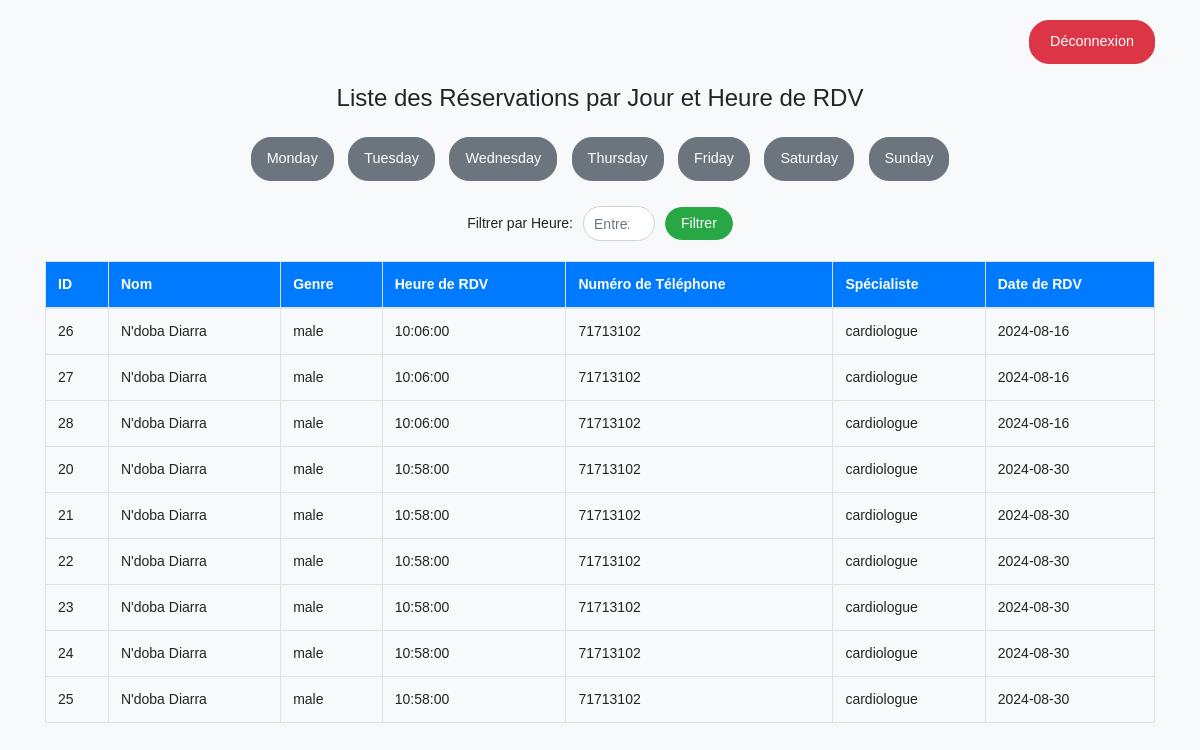
/vue.php?day=Friday, run on the app's committed database.
### tables this page shows
CREATE TABLE `users` (
  `id` int(11) NOT NULL,
  `appointment_for` enum('myself','someone_else') NOT NULL,
  `name` varchar(100) NOT NULL,
  `gender` enum('male','female') NOT NULL,
  `phone_number` varchar(15) NOT NULL,
  `birthdate` int(11) NOT NULL,
  `birth_month` enum('Jan','Feb','Mar','Apr','May','Jun','Jul','Aug','Sep','Oct','Nov','Dec') NOT NULL,
  `birth_year` int(11) NOT NULL,
  `birth_day` int(11) NOT NULL,
  `specialist` varchar(100) NOT NULL,
  `symptoms` text NOT NULL,
  `appointment_date` date NOT NULL,
  `appointment_time` time NOT NULL,
  `created_at` timestamp NOT NULL DEFAULT current_timestamp()
);

### vue.php (the view, shortened to what this page needs)
<?php
require_once 'connexiondb.php';
$selectedDay = isset($_GET['day']) ? $_GET['day'] : null;
$sql = "SELECT id, name, gender, appointment_time, phone_number, specialist, appointment_date FROM users WHERE 1=1";
if ($selectedDay) {
    $sql .= " AND DAYNAME(appointment_date) = '$selectedDay'";
}
$sql .= " ORDER BY appointment_time ASC";
$result = $conn->query($sql);
?>
<!DOCTYPE html>
<html lang="fr">
<head>
    <link rel="stylesheet" href="https://stackpath.bootstrapcdn.com/bootstrap/4.5.2/css/bootstrap.min.css">
</head>
<body>
    <div class="container">
        <div class="logout-form">
            <form method="post">
                <button type="submit" name="logout" class="btn">Déconnexion</button>
            </form>
        </div>
        <h1>Liste des Réservations par Jour et Heure de RDV</h1>
        <div class="days">
            <?php
            $days = ['Monday', 'Tuesday', 'Wednesday', 'Thursday', 'Friday', 'Saturday', 'Sunday'];
            foreach ($days as $day): ?>
                <a href="?day=<?= $day ?>" class="btn"><?= $day ?></a>
            <?php endforeach; ?>
        </div>
        <form class="form-inline">
            <label for="time">Filtrer par Heure:</label>
            <input type="number" min="0" max="23" class="form-control" id="time" name="time" placeholder="Entrez l'heure">
            <button type="submit" class="btn">Filtrer</button>
        </form>
        <?php if ($result->num_rows > 0): ?>
            <div class="table-responsive">
                <table class="table table-bordered">
                    <thead>
                        <tr>
                            <th>ID</th>
                            <th>Nom</th>
                            <th>Genre</th>
                            <th>Heure de RDV</th>
                            <th>Numéro de Téléphone</th>
                            <th>Spécialiste</th>
                            <th>Date de RDV</th>
                        </tr>
                    </thead>
                    <tbody>
                        <?php while($row = $result->fetch_assoc()): ?>
                            <tr>
                                <td><?= htmlspecialchars($row['id']) ?></td>
                                <td><?= htmlspecialchars($row['name']) ?></td>
                                <td><?= htmlspecialchars($row['gender']) ?></td>
                                <td><?= htmlspecialchars($row['appointment_time']) ?></td>
                                <td><?= htmlspecialchars($row['phone_number']) ?></td>
                                <td><?= htmlspecialchars($row['specialist']) ?></td>
                                <td><?= htmlspecialchars($row['appointment_date']) ?></td>
                            </tr>
                        <?php endwhile; ?>
                    </tbody>
                </table>
            </div>
        <?php else: ?>
            <p class="text-center">Aucun utilisateur trouvé pour ce jour ou cette heure.</p>
        <?php endif; ?>
    </div>
</body>
</html>

### vue.php (style rules this page uses)
body { background: #f8f9fa; font-family: Arial, sans-serif; margin: 0; padding: 20px; }
h1 { margin-bottom: 20px; font-size: 1.5rem; text-align: center; }
.days { margin-bottom: 20px; text-align: center; }
.days .btn { margin: 5px; padding: 10px 15px; font-size: 0.9rem; background-color: #6c757d; border-color: #6c757d; color: white; border-radius: 20px; }
table { width: 100%; margin-bottom: 20px; border-collapse: collapse; }
table, th, td { border: 1px solid #dee2e6; }
th, td { padding: 10px; text-align: left; }
th { background-color: #007bff; color: white; font-size: 0.875rem; }
td { font-size: 0.875rem; }
.form-inline { display: flex; justify-content: center; margin-bottom: 20px; flex-wrap: wrap; }
.form-inline label { font-size: 0.875rem; margin-right: 10px; }
.form-inline input { font-size: 0.875rem; margin-right: 10px; border-radius: 20px; padding: 5px 10px; width: 100px; border: 1px solid #ced4da; }
.form-inline button { font-size: 0.875rem; padding: 5px 15px; background-color: #28a745; border-color: #28a745; color: white; border-radius: 20px; }
.logout-form { text-align: right; margin-bottom: 20px; }
.logout-form button { padding: 10px 20px; background-color: #dc3545; border-color: #dc3545; color: white; border-radius: 20px; font-size: 0.9rem; }

### data on the page
users: id "26", name "N'doba Diarra", gender "male", appointment_time "10:06:00", phone_number "71713102", specialist "cardiologue", appointment_date "2024-08-16"
users: id "27", name "N'doba Diarra", gender "male", appointment_time "10:06:00", phone_number "71713102", specialist "cardiologue", appointment_date "2024-08-16"
users: id "28", name "N'doba Diarra", gender "male", appointment_time "10:06:00", phone_number "71713102", specialist "cardiologue", appointment_date "2024-08-16"
users: id "20", name "N'doba Diarra", gender "male", appointment_time "10:58:00", phone_number "71713102", specialist "cardiologue", appointment_date "2024-08-30"
users: id "21", name "N'doba Diarra", gender "male", appointment_time "10:58:00", phone_number "71713102", specialist "cardiologue", appointment_date "2024-08-30"
users: id "22", name "N'doba Diarra", gender "male", appointment_time "10:58:00", phone_number "71713102", specialist "cardiologue", appointment_date "2024-08-30"
users: id "23", name "N'doba Diarra", gender "male", appointment_time "10:58:00", phone_number "71713102", specialist "cardiologue", appointment_date "2024-08-30"
users: id "24", name "N'doba Diarra", gender "male", appointment_time "10:58:00", phone_number "71713102", specialist "cardiologue", appointment_date "2024-08-30"
users: id "25", name "N'doba Diarra", gender "male", appointment_time "10:58:00", phone_number "71713102", specialist "cardiologue", appointment_date "2024-08-30"

### other printed values
$day "Monday"
$day "Tuesday"
$day "Wednesday"
$day "Thursday"
$day "Friday"
$day "Saturday"
$day "Sunday"
